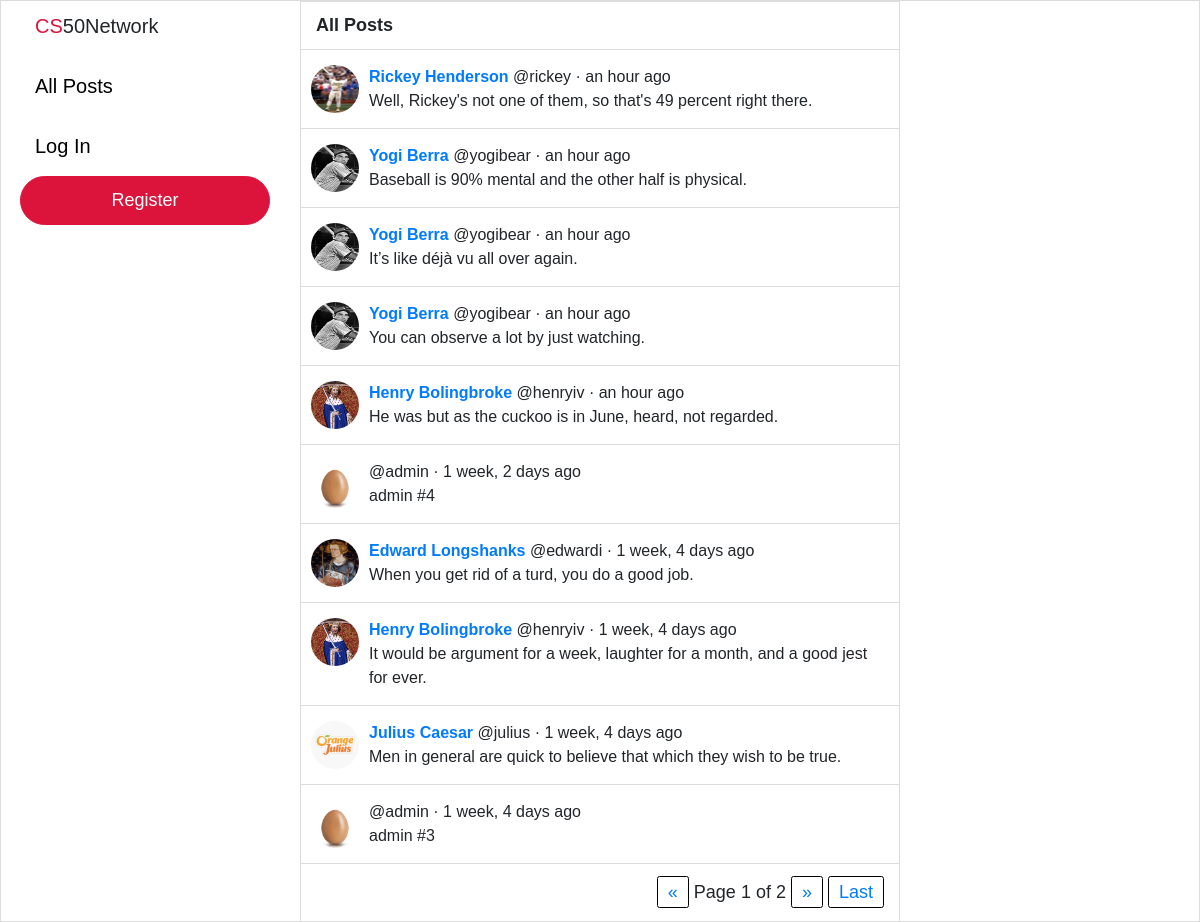
The page / on the database its author committed.
### network/models.py (models this page shows, shortened)
class Post(models.Model):
    user = models.ForeignKey("User", on_delete=models.CASCADE, related_name="posts")
    body = models.TextField(blank=True, max_length=280)
    likes = models.ManyToManyField("User", blank=True, related_name="likes")
    timestamp = models.DateTimeField(auto_now_add=True)
    def get_time(self):
        return humanize.naturaltime(self.timestamp)

class User(AbstractUser):
    pass
    bio = models.TextField(blank=True, max_length=160)
    profile_picture = models.ImageField(default="default.jpeg", upload_to="profile_pictures")

### network/views.py (the view)
# urls.py: path("", views.index, name="index"),
def index(request):
    posts = Post.objects.all().order_by('-timestamp')
    paginator = Paginator(posts, 10)
    page_number = request.GET.get('page')
    page_obj = paginator.get_page(page_number)
    if request.user.is_anonymous:
        context = {"page_obj": page_obj}
    else:
        context = {
        "page_obj": page_obj,
        "recommend_follow": recommend_follow(request),
    }
    return render(request, "network/index.html", context)

### network/templates/network/index.html (shortened to what this page needs)
{% extends "network/layout.html" %}
{% block body %}
    <div class="page-title">All Posts</div>
    {% for post in page_obj %}
    <div class="post-outer-container">
        <div class="post-container">
            <div class="profile-pic">
                {% if user.is_authenticated %}
                    <a href="/profile/{{ post.user.username }}">
                        <img src="{{ post.user.profile_picture.url }}" />
                    </a>
                {% else %}
                    <a href="{% url 'login' %}">
                        <img src="{{ post.user.profile_picture.url }}" />
                    </a>
                {% endif %}
            </div>
                <div class="post-body-container">
                    <div class="post-body-top">
                        <div>
                            {% if user.is_authenticated %}
                                <a href="/profile/{{ post.user.username }}"><b>{{ post.user.first_name }} {{ post.user.last_name }}</a> </b> @{{ post.user.username }} · {{ post.get_time }}
                            {% else %}
                                <a href="{% url 'login' %}"><b>{{ post.user.first_name }} {{ post.user.last_name }}</a> </b> @{{ post.user.username }} · {{ post.get_time }}
                            {% endif %}
                    </div>
                </div>
                <div class="post-body" data-post-id="{{ post.id }}" data-status="close">
                    <div class="original-post">{{ post.body }}</div>
                </div>
            </div>
        </div>
    </div>
    {% endfor %}
    <div class="pagination">
        <span class="step-links">
            {% if page_obj.has_previous %}
                <a id="first" href="?page=1">First</a>
                <a id="prev" href="?page={{ page_obj.previous_page_number }}">&laquo;</a>
            {% else %}
                <a id="prev" href="#" style="pointer-events: none;">&laquo;</a>
            {% endif %}
            <span class="current">
                Page {{ page_obj.number }} of {{ page_obj.paginator.num_pages }}
            </span>
            {% if page_obj.has_next %}
                <a id="next" href="?page={{ page_obj.next_page_number }}">&raquo;</a>
                <a id="last" href="?page={{ page_obj.paginator.num_pages }}">Last</a>
            {% else %}
                <a id="next" href="#" style="pointer-events: none;">&raquo;</a>
            {% endif %}
        </span>
    </div>
{% endblock %}

### network/static/network/styles.css (style rules this page uses)
body { border: 1px solid gainsboro; display: grid; font-family: Arial, Helvetica, sans-serif; font-size: 18px; grid-template-columns: 2fr minmax(400px, 600px) 2fr; grid-template-rows: 1fr; height: 100vh; width: 100vw; overflow: hidden; }
.page-title { background-color: white; border-top: 1px solid gainsboro; border-bottom: 1px solid gainsboro; font-weight: bold; margin-top: auto; margin-bottom: auto; padding: 10px 0px 10px 15px; }
.post-outer-container { border-bottom: 1px solid gainsboro; padding: 15px 10px 15px 10px; }
.post-container { background-color: white; display: flex; font-size: 16px; height: auto; width: 100%; }
.profile-pic img { border-radius: 100%; height: 48px; margin-right: 10px; width: 48px; }
.post-body-container { width: 100%; }
.post-body-top { display: flex; justify-content: space-between; }
.pagination { padding: 15px 15px 15px 0px; display: flex; justify-content: flex-end; }
#first, #last, #prev, #next { border: 1px solid black; border-radius: 2.5px; padding: 5px 10px 5px 10px; }

### rows shown on the page
Post: user.profile_picture (picture), user.first_name "Rickey", user.last_name "Henderson", user.username "rickey", get_time "an hour ago", body "Well, Rickey's not one of them, so that's 49 percent right there."
Post: user.profile_picture (picture), user.first_name "Yogi", user.last_name "Berra", user.username "yogibear", get_time "an hour ago", body "Baseball is 90% mental and the other half is physical."
Post: user.profile_picture (picture), user.first_name "Yogi", user.last_name "Berra", user.username "yogibear", get_time "an hour ago", body "It’s like déjà vu all over again."
Post: user.profile_picture (picture), user.first_name "Yogi", user.last_name "Berra", user.username "yogibear", get_time "an hour ago", body "You can observe a lot by just watching."
Post: user.profile_picture (picture), user.first_name "Henry", user.last_name "Bolingbroke", user.username "henryiv", get_time "an hour ago", body "He was but as the cuckoo is in June, heard, not regarded."
Post: user.profile_picture (placeholder picture), user.username "admin", get_time "1 week, 2 days ago", body "admin #4"
Post: user.profile_picture (picture), user.first_name "Edward", user.last_name "Longshanks", user.username "edwardi", get_time "1 week, 4 days ago", body "When you get rid of a turd, you do a good job."
Post: user.profile_picture (picture), user.first_name "Henry", user.last_name "Bolingbroke", user.username "henryiv", get_time "1 week, 4 days ago", body "It would be argument for a week, laughter for a month, and a good jest for ever."
Post: user.profile_picture (picture), user.first_name "Julius", user.last_name "Caesar", user.username "julius", get_time "1 week, 4 days ago", body "Men in general are quick to believe that which they wish to be true."
Post: user.profile_picture (placeholder picture), user.username "admin", get_time "1 week, 4 days ago", body "admin #3"

### other values the page prints
{{ page_obj.number }} "1"
{{ page_obj.paginator.num_pages }} "2"
